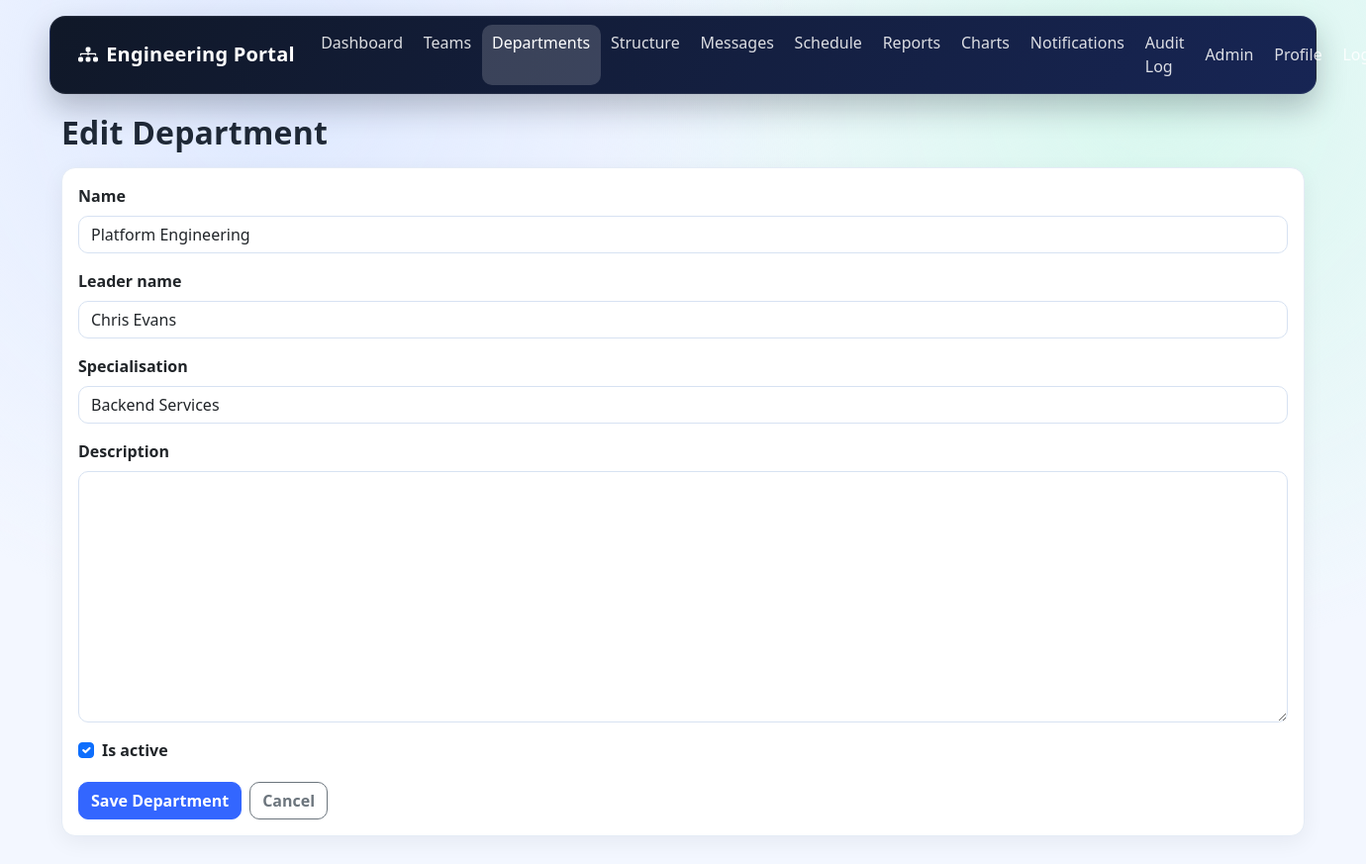
Page /organization/departments/1/edit/ (signed in) on the earlier database version.
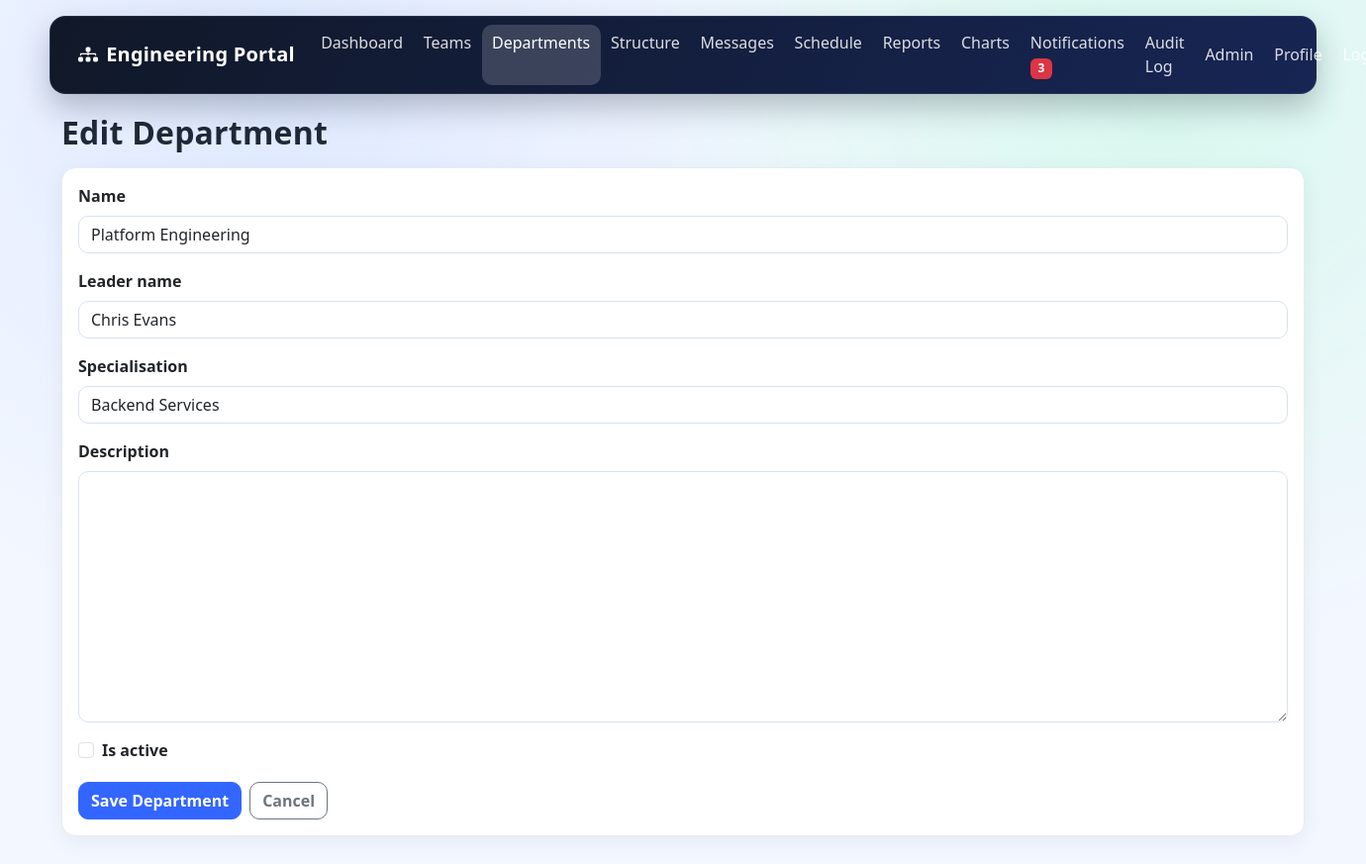
Same page on the later database version.
### organization/models.py (models this page shows, shortened)
class Department(models.Model):
    name = models.CharField(max_length=120, unique=True)
    leader_name = models.CharField(max_length=120)
    specialisation = models.CharField(max_length=200)
    description = models.TextField(blank=True)
    is_active = models.BooleanField(default=True)

### organization/views.py (the view)
# urls.py: path("departments/<int:pk>/edit/", DepartmentUpdateView.as_view(), name="department_update"),
class DepartmentUpdateView(LoginRequiredMixin, UpdateView):
    model = Department
    form_class = DepartmentForm
    template_name = "organization/department_form.html"
    success_url = reverse_lazy("department_list")

### organization/forms.py
class DepartmentForm(forms.ModelForm):
    class Meta:
        model = Department
        fields = ["name", "leader_name", "specialisation", "description", "is_active"]
    def __init__(self, *args, **kwargs):
        super().__init__(*args, **kwargs)
        apply_bootstrap_classes(self)

### core/context_processors.py (called while the page is built)
def notification_count(request):
    if request.user.is_authenticated:
        return {"unread_notifications_count": Notification.objects.filter(user=request.user, is_read=False).count()}
    return {"unread_notifications_count": 0}

### core/current_user.py (called while the page is built)
def set_current_user(user):
    _current_user.set(user)

### templates/organization/department_form.html (shortened to what this page needs)
{% extends "base.html" %}
{% block content %}
<h2 class="page-title">{% if object %}Edit Department{% else %}Add Department{% endif %}</h2>
<div class="card">
    <div class="card-body">
        <form method="post" novalidate>
            {% include "shared/_form_fields.html" %}
            <div class="d-flex gap-2">
                <button type="submit" class="btn btn-primary">Save Department</button>
                <a href="{% url 'department_list' %}" class="btn btn-outline-secondary">Cancel</a>
            </div>
        </form>
    </div>
</div>
{% endblock %}

### templates/shared/_form_fields.html (shortened to what this page needs)
{% for field in form %}
    <div class="mb-3">
        {% if field.field.widget.input_type == "checkbox" %}
            <div class="form-check">
                {{ field }}
                <label for="{{ field.id_for_label }}" class="form-check-label">{{ field.label }}</label>
            </div>
        {% else %}
            <label for="{{ field.id_for_label }}" class="form-label">{{ field.label }}</label>
            {{ field }}
        {% endif %}
    </div>
{% endfor %}

Differences in the rows shown:
changed Department "Platform Engineering": is_active "☑" → "☐"
Other differences:
{{ unread_notifications_count }}: (not shown) → "3"
